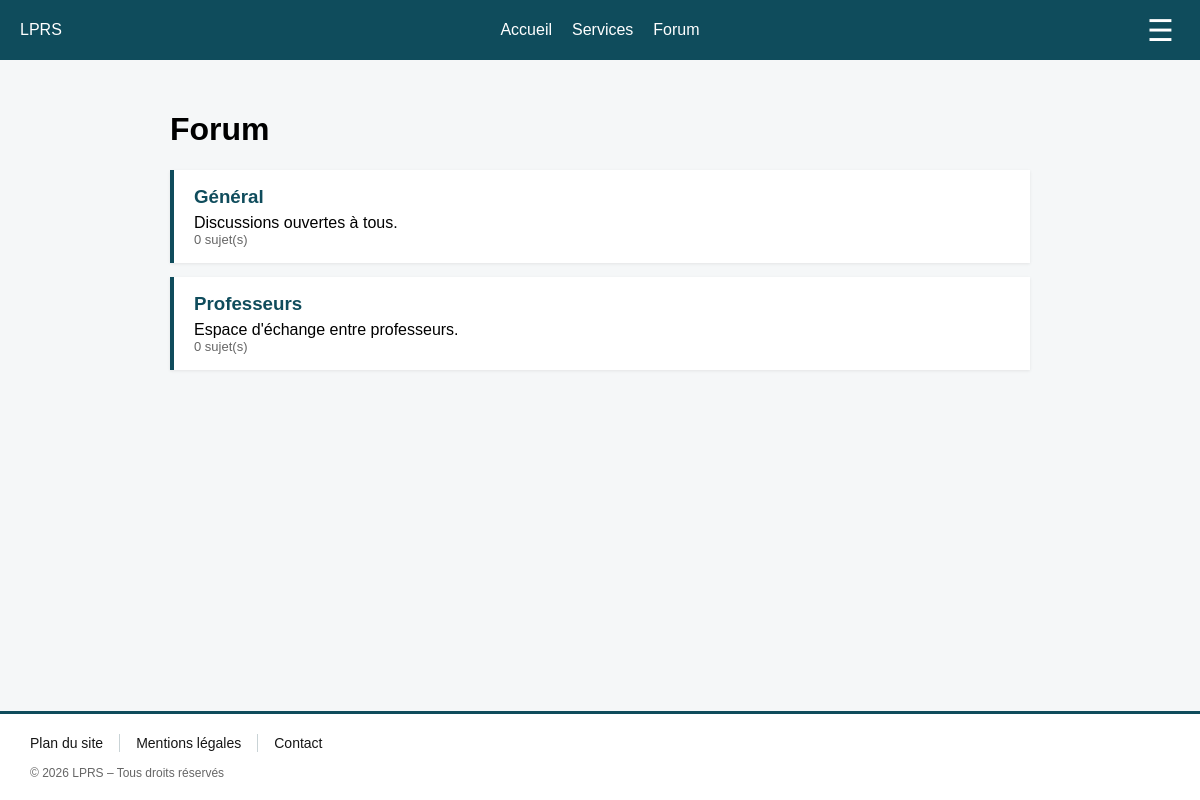
The app's page /src/vue/Forum.php (signed in), older data.
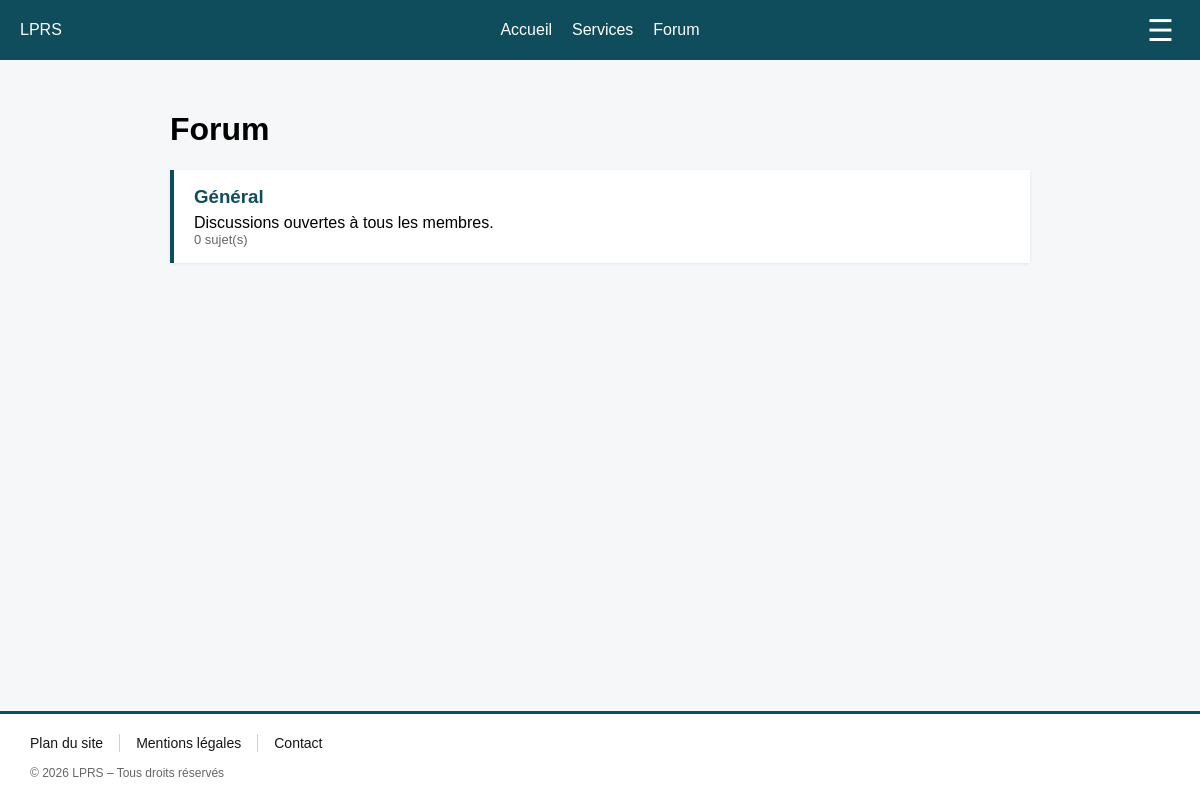
The same page, newer data.
### tables this page shows
CREATE TABLE IF NOT EXISTS `canal_forum` (
  `id_canal` int NOT NULL AUTO_INCREMENT,
  `nom` varchar(100) NOT NULL,
  `description` text,
  `type_acces` varchar(50) DEFAULT NULL,
  PRIMARY KEY (`id_canal`)
);

### src/traitement/Forum.php (called while the page is built, shortened)
<?php
function e($texte) {
    return htmlspecialchars($texte, ENT_QUOTES, 'UTF-8');
}

### src/vue/Forum.php (the view, shortened to what this page needs)
<?php
require __DIR__ . '/../traitement/Forum.php';
$c       = (int)($_GET['c'] ?? 0);
$id      = (int)($_GET['id'] ?? 0);
if ($id > 0) {
    $req = $pdo->prepare('
        SELECT p.id_post, p.titre, p.contenu, p.date_publication, p.id_canal,
               c.nom AS canal_nom, c.type_acces,
               u.prenom, u.nom AS auteur_nom, u.type_profil
        FROM post p
        JOIN canal_forum c ON c.id_canal = p.id_canal
        JOIN utilisateur u ON u.id_utilisateur = p.id_utilisateur
        WHERE p.id_post = ?
    ');
    $req->execute([$id]);
    $post = $req->fetch(PDO::FETCH_ASSOC);
    if (!$post) {
        http_response_code(404);
        exit('Sujet introuvable.');
    }
    if (!peut_acceder($post)) {
        http_response_code(403);
        exit('Accès refusé.');
    }
    $page = 'sujet';
} else {
    $page = 'accueil';
}
if ($page === 'accueil') {
    $canaux = $pdo->query('SELECT id_canal, nom, description, type_acces FROM canal_forum ORDER BY id_canal')
        ->fetchAll(PDO::FETCH_ASSOC);
}
?>
<!DOCTYPE html>
<html lang="fr">
<head>
</head>
<body>
<div class="topbar">
    <div>LPRS</div>
    <div class="centre">
        <a href="Accueil.php">Accueil</a>
        <a href="#">Services</a>
        <a href="Forum.php">Forum</a>
    </div>
    <div class="droite">
        <button class="burger" onclick="toggleMenu()">☰</button>
    </div>
</div>
<div class="contenu">
    <?php if ($page === 'accueil'): ?>
        <h1>Forum</h1>
        <?php foreach ($canaux as $ca):
            if (!peut_acceder($ca)) continue;
            $nb = $pdo->prepare('SELECT COUNT(*) FROM post WHERE id_canal = ?');
            $nb->execute([$ca['id_canal']]);
            ?>
            <div class="carte">
                <h3><a href="Forum.php?c=<?= (int)$ca['id_canal'] ?>"><?= e($ca['nom']) ?></a></h3>
                <div><?= e($ca['description']) ?></div>
                <div class="meta"><?= (int)$nb->fetchColumn() ?> sujet(s)</div>
            </div>
        <?php endforeach; ?>
    <?php endif; ?>
</div>
<footer class="footer">
    <ul class="footer-liens">
        <li><a href="#">Plan du site</a></li>
        <li><a href="#">Mentions légales</a></li>
        <li><a href="#">Contact</a></li>
    </ul>
    <p class="footer-copy">© 2026 LPRS – Tous droits réservés</p>
</footer>
</body>
</html>

### src/vue/Forum.php (style rules this page uses)
body { margin: 0; font-family: sans-serif; background: #f5f7f8; min-height: 100vh; display: flex; flex-direction: column; }
.topbar { display: grid; grid-template-columns: 1fr 2fr 1fr; height: 60px; background: #0f4c5c; color: #fff; }
.topbar > div { display: flex; align-items: center; padding: 0 20px; }
.centre { justify-content: center; gap: 20px; }
.droite { justify-content: flex-end; position: relative; }
.centre a { color: #fff; text-decoration: none; }
.burger { background: none; border: none; color: #fff; font-size: 30px; cursor: pointer; }
.contenu { flex: 1; max-width: 900px; width: 100%; margin: 0 auto; padding: 30px 20px; box-sizing: border-box; }
.carte { background: #fff; border-left: 4px solid #0f4c5c; padding: 16px 20px; margin-bottom: 14px; box-shadow: 0 1px 3px rgba(0,0,0,.08); }
.carte h3 { margin: 0 0 6px; }
.carte a { color: #0f4c5c; text-decoration: none; }
.meta { color: #666; font-size: 13px; }
.footer { background: #fff; border-top: 3px solid #0f4c5c; padding: 20px 30px; }
.footer-liens { list-style: none; margin: 0; padding: 0; display: flex; flex-wrap: wrap; }
.footer-liens li { padding: 0 16px; border-left: 1px solid #c9d3d6; }
.footer-liens li:first-child { padding-left: 0; border-left: none; }
.footer-liens a { color: #161616; font-size: 14px; text-decoration: none; }
.footer-copy { margin: 14px 0 0; font-size: 12px; color: #666; }

Row changes from the older to the newer data that the page shows:
no longer on this page (row edited): canal_forum: nom "Professeurs", description "Espace d'échange entre professeurs.", fetchColumn "0"
changed canal_forum "Général": description "Discussions ouvertes à tous." → "Discussions ouvertes à tous les membres."
